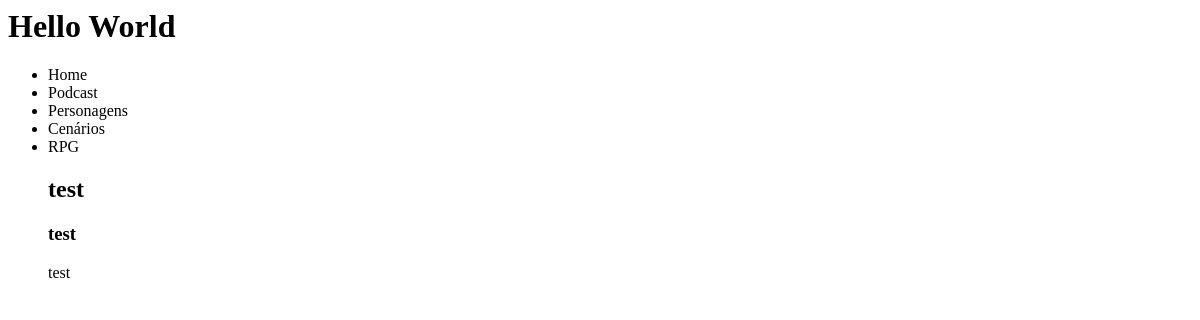
The page /blog/ on the database as committed earlier.
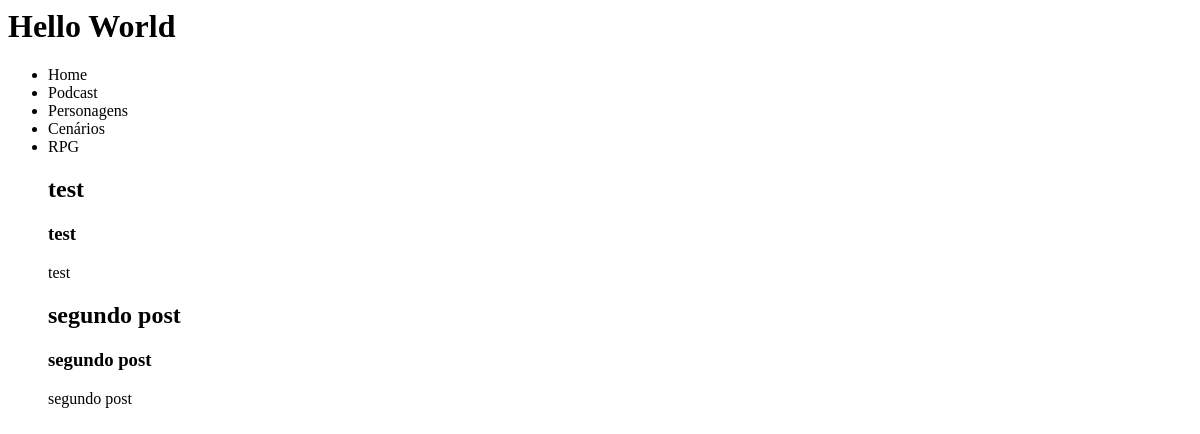
The same page on the database as committed later.
### website/models.py (models this page shows, shortened)
class Post(models.Model):
    title = models.CharField(max_length=30)
    sub_title = models.CharField(max_length=30)
    content = models.TextField()
    categories = models.CharField(
        max_length=2,
        choices=Categorias.choices,
        default=Categorias.GR,
    )
    deleted = models.BooleanField(default=True)
    def full_name(self):
        return self.title + self.sub_title
    full_name.admin_order_field = 'title'

### blog/views.py (the view)
# urls.py: path('blog/', hello_blog)
def hello_blog(request):
    lista = [
        'Home',
        'Podcast',
        'Personagens',
        'Cenários',
        'RPG',
    ]
    list_posts = Post.objects.all()
    data = {
        'Nome': 'Blog Django 3',
        'lista_tecnologias': lista,
        'posts': list_posts
    }
    return render(request, 'index.html', data)

### website/templates/index.html (shortened to what this page needs)
<h1> Hello World </h1>
<ul>
{% for item in lista_tecnologias %}
    <li> {{ item }} </li>
{% endfor %}
</ul>
<ul>
{% for post in posts %}
    <h2> {{ post.title }} </h2>
    <h3> {{ post.sub_title }} </h3>
    <p> {{ post.content }}</p>
{% endfor %}
</ul>

Rows that differ between the two databases and show on the page:
added Post: title "segundo post", sub_title "segundo post", content "segundo post"
